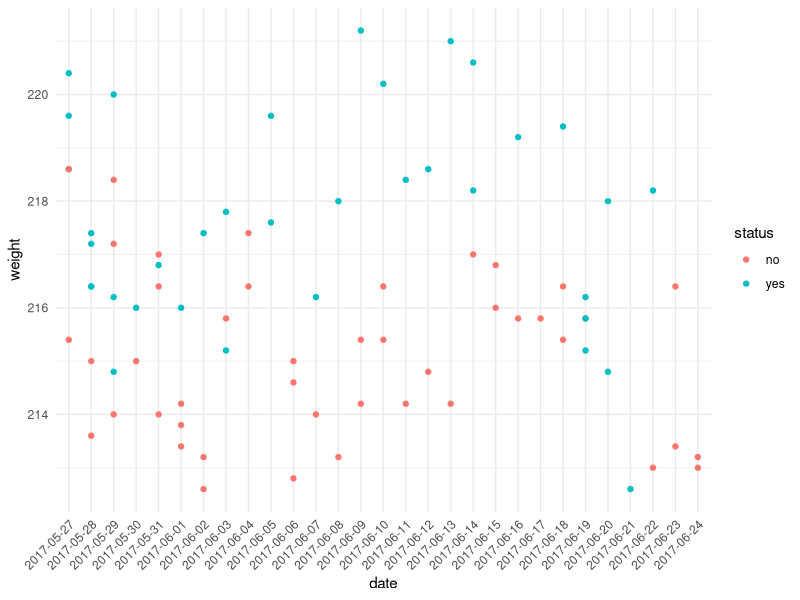

Write the R code that produced this figure.
library(ggplot2)

data <- read.csv(file="weights.csv", header=TRUE, sep=",")
ggplot(data, aes(date, weight)) +
  geom_point(aes(colour=status)) +
  theme_minimal() +
  theme(axis.text.x = element_text(angle = 45, hjust = 1))
  